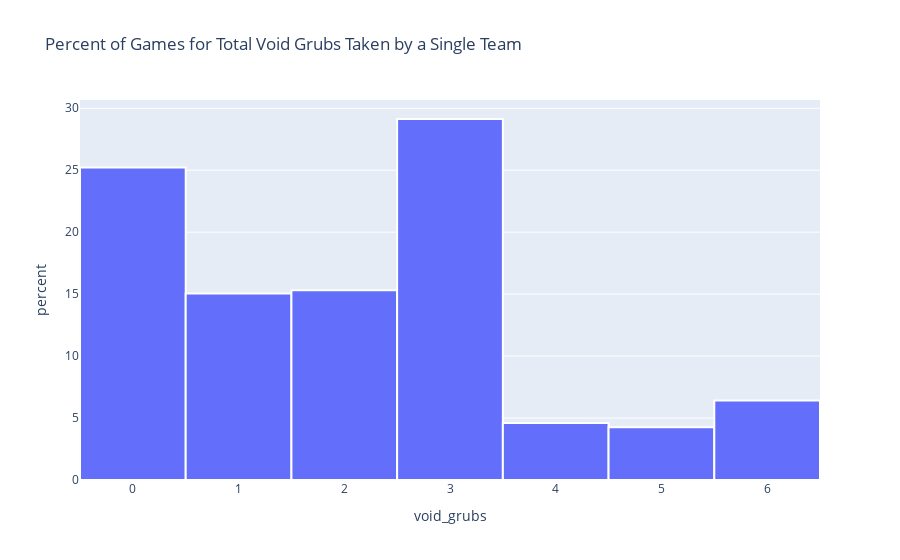

Write notebook code for a chart like this one.
### Code cell
fig = px.histogram(
    final_team_df,
    x="void_grubs",
    histnorm="percent",
    title="Percent of Games for Total Void Grubs Taken by a Single Team"
)
fig.update_traces(marker_line_color="white", marker_line_width=2)
fig.show()

### Figure 1 — Plotly figure (JSON) as saved in the notebook; plotly's stock layout.template omitted (floating-point values rounded to 4 significant figures; data arrays with more than 128 entries replaced by an {"elided": "..."} marker saying what was removed)
{"data": [{"alignmentgroup": "True", "bingroup": "x", "histnorm": "percent", "hovertemplate": "void_grubs=%{x}<br>percent=%{y}<extra></extra>", "legendgroup": "", "marker": {"color": "#636efa", "line": {"color": "white", "width": 2}, "pattern": {"shape": ""}}, "name": "", "offsetgroup": "", "orientation": "v", "showlegend": false, "type": "histogram", "x": {"elided": "19822 int values"}, "xaxis": "x", "yaxis": "y"}], "layout": {"barmode": "relative", "legend": {"tracegroupgap": 0}, "title": {"text": "Percent of Games for Total Void Grubs Taken by a Single Team"}, "xaxis": {"anchor": "y", "domain": [0, 1], "title": {"text": "void_grubs"}}, "yaxis": {"anchor": "x", "domain": [0, 1], "title": {"text": "percent"}}}}
